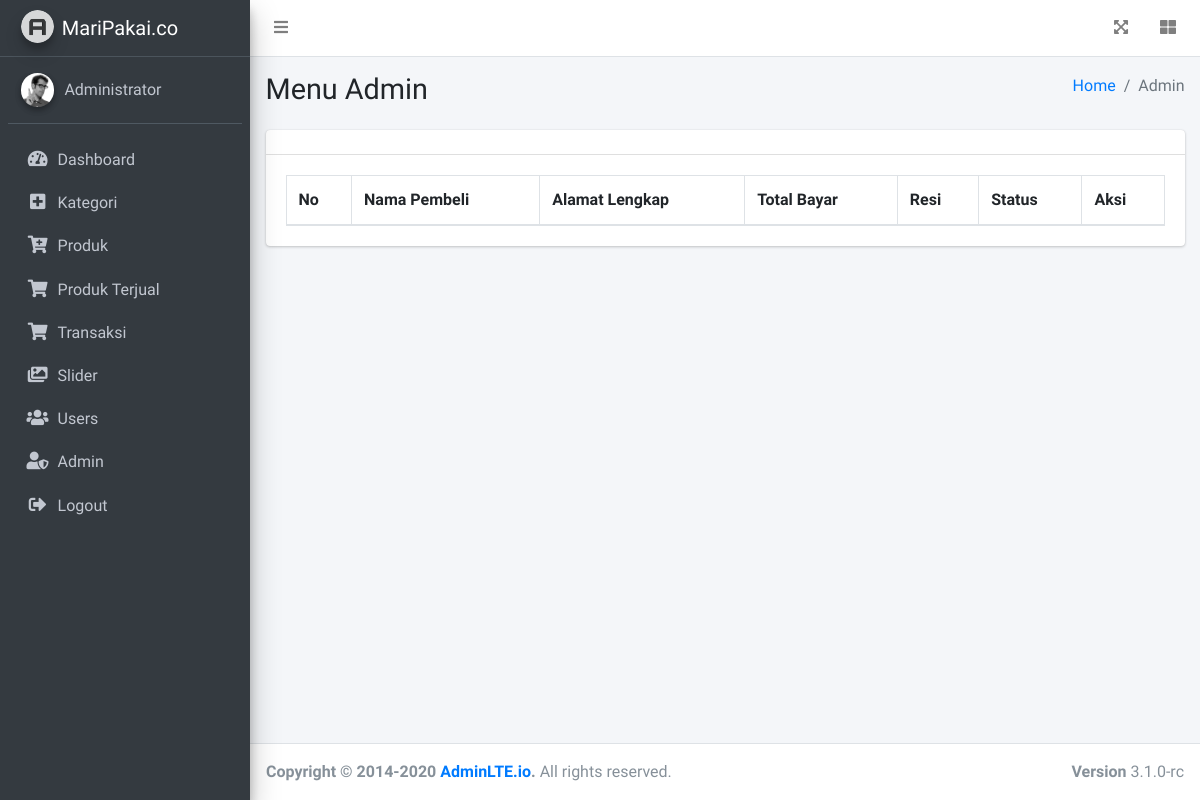
/admin/transaksi.php (signed in), run on an earlier commit of the app's database.
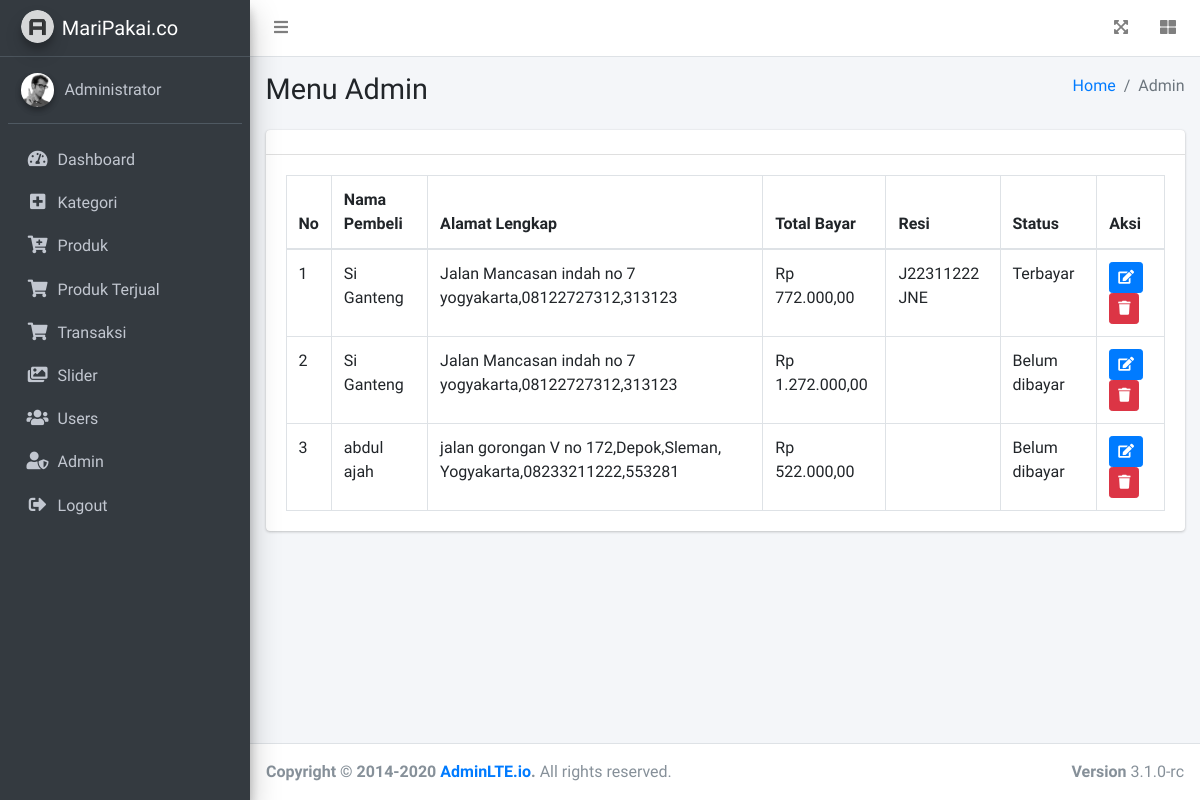
And on a later commit of the database.
### tables this page shows
CREATE TABLE `transaksi` (
  `id` int(11) NOT NULL,
  `id_customer` int(11) NOT NULL,
  `resi` varchar(120) DEFAULT NULL,
  `alamat_lengkap` varchar(120) NOT NULL,
  `totalbayar` varchar(120) NOT NULL,
  `status` int(11) NOT NULL DEFAULT 0,
  `tanggal_transaksi` timestamp NOT NULL DEFAULT current_timestamp()
);

CREATE TABLE `users` (
  `id` int(11) NOT NULL,
  `NamaLengkap` varchar(120) NOT NULL,
  `Email` varchar(120) NOT NULL,
  `Username` varchar(12) NOT NULL,
  `Password` varchar(120) NOT NULL,
  `Alamat` text NOT NULL,
  `Kodepos` varchar(20) NOT NULL,
  `No_telepon` varchar(120) NOT NULL,
  `RegisDate` timestamp NOT NULL DEFAULT current_timestamp(),
  `UpdateDate` timestamp NULL DEFAULT NULL ON UPDATE current_timestamp()
);

### admin/transaksi.php (the view, shortened to what this page needs)
<?php
include('../include/koneksi.php');
if(strlen($_SESSION['alogin'])==0)
	{
header('location:index.php');
}
else{
?>
<!DOCTYPE html>
<html lang="en">
<head>
  <link rel="stylesheet" href="plugins/fontawesome-free/css/all.min.css">
  <link rel="stylesheet" href="plugins/datatables-bs4/css/dataTables.bootstrap4.min.css">
  <link rel="stylesheet" href="plugins/datatables-responsive/css/responsive.bootstrap4.min.css">
  <link rel="stylesheet" href="plugins/datatables-buttons/css/buttons.bootstrap4.min.css">
  <link rel="stylesheet" href="dist/css/adminlte.min.css">
</head>
<body class="hold-transition sidebar-mini layout-fixed">
<div class="wrapper">
  <nav class="main-header navbar navbar-expand navbar-white navbar-light">
    <ul class="navbar-nav">
      <li class="nav-item">
        <a class="nav-link" data-widget="pushmenu" href="#" role="button"><i class="fas fa-bars"></i></a>
      </li>
    </ul>
    <ul class="navbar-nav ml-auto">
      <li class="nav-item">
        <a class="nav-link" data-widget="fullscreen" href="#" role="button">
          <i class="fas fa-expand-arrows-alt"></i>
        </a>
      </li>
      <li class="nav-item">
        <a class="nav-link" data-widget="control-sidebar" data-slide="true" href="#" role="button">
          <i class="fas fa-th-large"></i>
        </a>
      </li>
    </ul>
  </nav>
  <?php include('./inc/sidebar.php');?>
  <div class="content-wrapper">
    <div class="content-header">
      <div class="container-fluid">
        <div class="row mb-2">
          <div class="col-sm-6">
            <h1 class="m-0">Menu Admin</h1>
          </div>
          <div class="col-sm-6">
            <ol class="breadcrumb float-sm-right">
              <li class="breadcrumb-item"><a href="#">Home</a></li>
              <li class="breadcrumb-item active">Admin</li>
            </ol>
          </div>
        </div>
      </div>
    </div>
    <section class="content">
      <div class="container-fluid">
        <div class="row">
          <div class="col-12">
          <div class="card">
              <div class="card-header">
              </div>
              <div class="card-body">
                <table id="example1" class="table table-bordered table-hover">
                <thead>
                  <tr>
                    <th>No</th>
                    <th>Nama Pembeli</th>
                    <th>Alamat Lengkap</th>
                    <th>Total Bayar</th>
                    <th>Resi</th>
                    <th>Status</th>
                    <th>Aksi</th>
                  </tr>
                  </thead>
                  <tbody>
                  <?php
                    function rupiah($angka){
                        $hasil_rupiah = "Rp " . number_format($angka,2,',','.');
                        return $hasil_rupiah;
                    }
                        $sql = "select transaksi.id,transaksi.id_customer,transaksi.resi,transaksi.alamat_lengkap,transaksi.totalbayar,transaksi.status,transaksi.tanggal_transaksi,users.NamaLengkap from transaksi join users on transaksi.id_customer=users.id";
                        $query = $dbh -> prepare($sql);
                        $query->execute();
                        $results=$query->fetchAll(PDO::FETCH_OBJ);
                        $nmr=1;
                        if($query->rowCount() > 0){
                            foreach($results as $res){
                    ?>
                  <tr>
                    <td><?php echo htmlentities($nmr);?></td>
                    <td><?php echo htmlentities($res->NamaLengkap);?></td>
                    <td><?php echo htmlentities($res->alamat_lengkap);?></td>
                    <td><?php echo rupiah($res->totalbayar);?></td>
                    <td><?php echo htmlentities($res->resi);?></td>
                    <td><?php if($res->status=='0'){echo "Belum dibayar";}else{echo "Terbayar";} ?></td>
                    <td>
                        <a type="button" class="btn btn-sm btn-primary" data-toggle="modal" data-target="#MyModal<?php echo $res->id;?>"><i class="fas fa-edit"></i></a>
                        <a href="sold.php?del=<?php echo $res->id;?>" onclick="return confirm('Do you want to delete');" class="btn btn-sm btn-danger"><i class="fas fa-trash"></i></a>
                    </td>
                  </tr>
                  <?php $nmr=$nmr+1; } } ?>
                  </tbody>
                </table>
              </div>
            </div>
          </div>
        </div>
      </div>
    </section>
  </div>
  <footer class="main-footer">
    <div class="float-right d-none d-sm-block">
      <b>Version</b> 3.1.0-rc
    </div>
    <strong>Copyright &copy; 2014-2020 <a href="https://adminlte.io">AdminLTE.io</a>.</strong> All rights reserved.
  </footer>
</div>
</body>
</html>
<?php } ?>

What changed in the data, as far as the page shows it:
added transaksi: users.NamaLengkap "Si Ganteng", alamat_lengkap "Jalan Mancasan indah no 7 yogyakarta,08122727312,313123", totalbayar "Rp 772.000,00", resi "J22311222 JNE", status "Terbayar"
added transaksi: users.NamaLengkap "Si Ganteng", alamat_lengkap "Jalan Mancasan indah no 7 yogyakarta,08122727312,313123", totalbayar "Rp 1.272.000,00", status "Belum dibayar"
added transaksi: users.NamaLengkap "abdul ajah", alamat_lengkap "jalan gorongan V no 172,Depok,Sleman, Yogyakarta,08233211222,553281", totalbayar "Rp 522.000,00", status "Belum dibayar"
